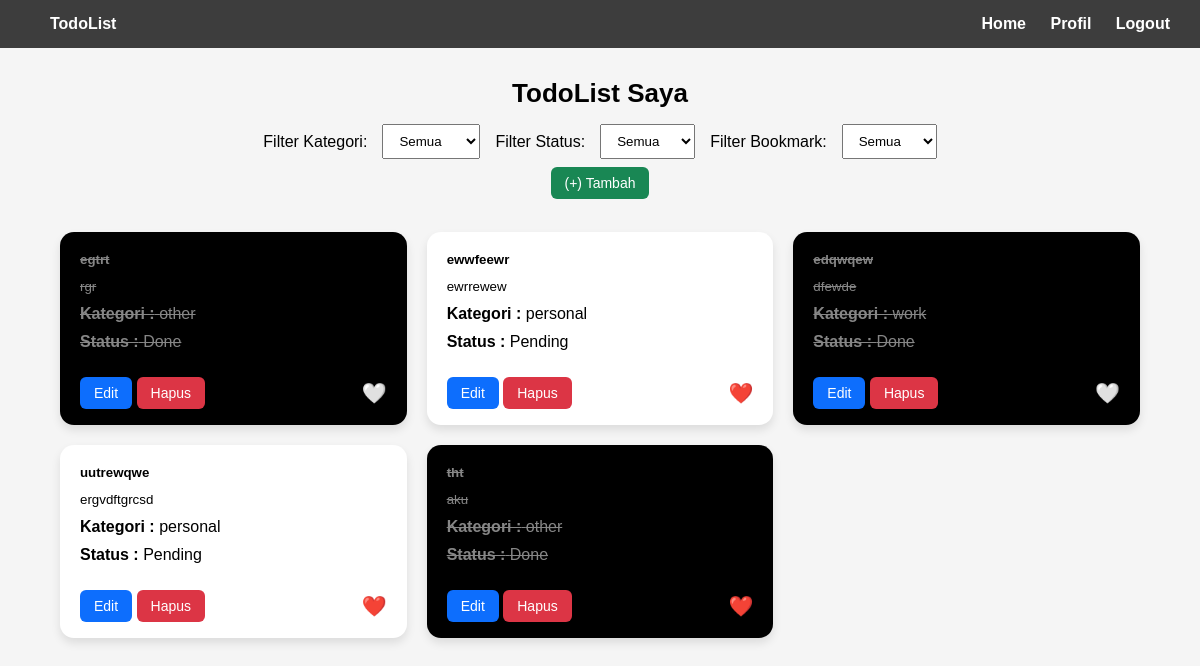
Screenshot of /index.php?login=sukses (signed in) with the database file from the repository.
### tables this page shows
CREATE TABLE `todo` (
  `id_todo` int(11) NOT NULL,
  `title` varchar(255) NOT NULL,
  `description` text NOT NULL,
  `status` enum('Pending','Done') NOT NULL,
  `created_at` timestamp NOT NULL DEFAULT current_timestamp(),
  `updated_at` timestamp NOT NULL DEFAULT current_timestamp() ON UPDATE current_timestamp(),
  `id_user` int(11) NOT NULL,
  `id_category` int(11) NOT NULL,
  `is_favorite` tinyint(2) DEFAULT 0
);

CREATE TABLE `category` (
  `id_category` int(11) NOT NULL,
  `category` varchar(100) NOT NULL
);

### index.php (the view, shortened to what this page needs)
<?php
    require "koneksi.php";
    $sql = "SELECT t.*, c.category AS nama_kategori
            FROM todo t
            LEFT JOIN category c ON t.id_category = c.id_category
            WHERE t.id_user = '".$_SESSION['id_user']."'";
    $sql .= " ORDER BY t.id_todo DESC";
    $query = mysqli_query($koneksi, $sql);
?>
<!DOCTYPE html>
<html lang="en">
<head>
</head>
<body>
<?php require "navbar.php"; ?>
<div class="header">
    <h2>TodoList Saya</h2>
    <form method="GET" class="filter-form">
        <label>Filter Kategori:</label>
        <select name="category" onchange="this.form.submit()">
            <option value="">Semua</option>
        </select>
        <label>Filter Status:</label>
        <select name="status" onchange="this.form.submit()">
            <option value="">Semua</option>
        </select>
        <label>Filter Bookmark:</label>
        <select name="is_favorite" onchange="this.form.submit()">
            <option value="">Semua</option>
        </select>
    </form>
    <div class="action-btns">
        <a href="tambah.php" class="btn btn-add">(+) Tambah</a>
    </div>
</div>
<div class="container">
    <div class="todo-grid">
        <?php while ($todo = mysqli_fetch_assoc($query)) { ?>
        <div class="todo-card <?= $todo['status'] == 'Done' ? 'dark' : 'light' ?>">
            <h5 class="<?= $todo['status'] == 'Done' ? 'line-through' : '' ?>">
                <?= $todo['title']; ?>
            </h5>
            <small class="<?= $todo['status'] == 'Done' ? 'line-through' : '' ?>">
                <?= $todo['description']; ?>
            </small>
            <p class="<?= $todo['status'] == 'Done' ? 'line-through' : '' ?>">
                <strong>Kategori :</strong> <?= $todo['nama_kategori']; ?>
            </p>
            <p class="<?= $todo['status'] == 'Done' ? 'line-through' : '' ?>">
                <strong>Status :</strong> <?= $todo['status']; ?>
            </p>
            <br>
            <div class="todo-actions">
                <div class="action-right">
                    <a href="edit.php?id_todo=<?= $todo['id_todo']; ?>" class="btn btn-edit">Edit</a>
                    <a href="hapus.php?id_todo=<?= $todo['id_todo']; ?>" class="btn btn-delete"
                    onclick="return confirm('Yakin ingin menghapus?');">Hapus</a>
                </div>
                <a href="favorite.php?id=<?= $todo['id_todo']; ?>" class="love <?= $todo['is_favorite'] ? '' : '' ?>">
                    <?= $todo['is_favorite'] ? '❤️' : '🤍'; ?>
                </a>
            </div>
        </div>
        <?php } ?>
    </div>
</div>
</body>
</html>

### navbar.php (shortened to what this page needs)
<!DOCTYPE html>
<html lang="en">
<head>
</head>
<body>
    <div class="navbar">
        <a href="index.php">TodoList</a>
        <div>
            <a href="index.php">Home</a>
            <a href="profil.php">Profil</a>
            <a href="logout.php">Logout</a>
        </div>
    </div>
</body>
</html>

### index.php (style rules this page uses)
* { margin: 0; padding: 0; box-sizing: border-box; font-family: Arial, Helvetica, sans-serif; }
body { background: #f5f5f5; }
.header { text-align: center; margin-top: 30px; }
.header h2 { font-size: 26px; margin-bottom: 15px; }
.filter-form { display: flex; justify-content: center; gap: 15px; align-items: center; }
select { padding: 8px 12px; }
.btn { padding: 8px 14px; border-radius: 6px; text-decoration: none; border: none; cursor: pointer; font-size: 14px; }
.btn-add { background: #198754; color: white; }
.btn-edit { background: #0d6efd; color: white; }
.btn-delete { background: #dc3545; color: white; }
.action-btns { margin-top: 15px; }
.container { width: 90%; margin: 40px auto; }
.todo-grid { display: grid; grid-template-columns: repeat(auto-fill, minmax(280px, 1fr)); gap: 20px; }
.todo-card { padding: 20px; border-radius: 14px; box-shadow: 0 5px 10px rgba(0,0,0,0.1); }
.todo-card.light { background: #fff; }
.todo-card.dark { background: #000; color: #868686; }
.todo-card h5 { margin-bottom: 10px; }
.line-through { text-decoration: line-through; }
.todo-card p { margin-top: 10px; }
.todo-actions { display: flex; justify-content: space-between; align-items: center; margin-top: 12px; }
.love { font-size: 20px; text-decoration: none; }

### navbar.php (style rules this page uses)
.navbar { background: #3d3d3dff; padding: 15px 30px; display: flex; justify-content: space-between; align-items: center; }
.navbar a { color: #fff; text-decoration: none; font-weight: bold; margin-left: 20px; }

### rows the page displays
todo: title "egtrt", description "rgr", id_category.category "other", status "Done"
todo: title "ewwfeewr", description "ewrrewew", id_category.category "personal", status "Pending"
todo: title "edqwqew", description "dfewde", id_category.category "work", status "Done"
todo: title "uutrewqwe", description "ergvdftgrcsd", id_category.category "personal", status "Pending"
todo: title "tht", description "aku", id_category.category "other", status "Done"
